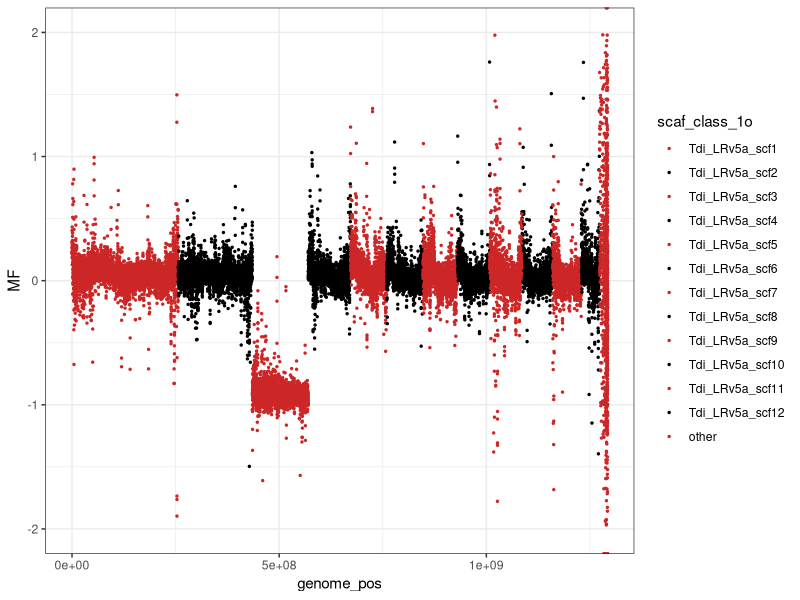
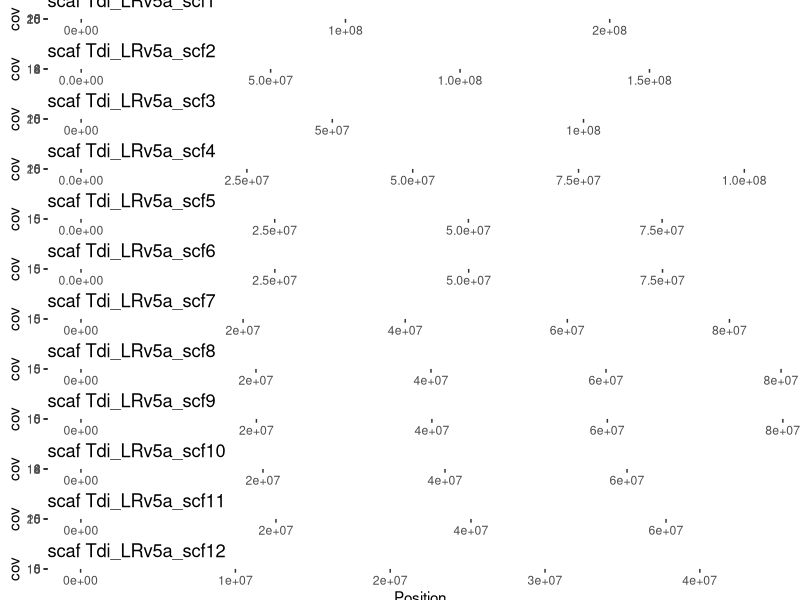
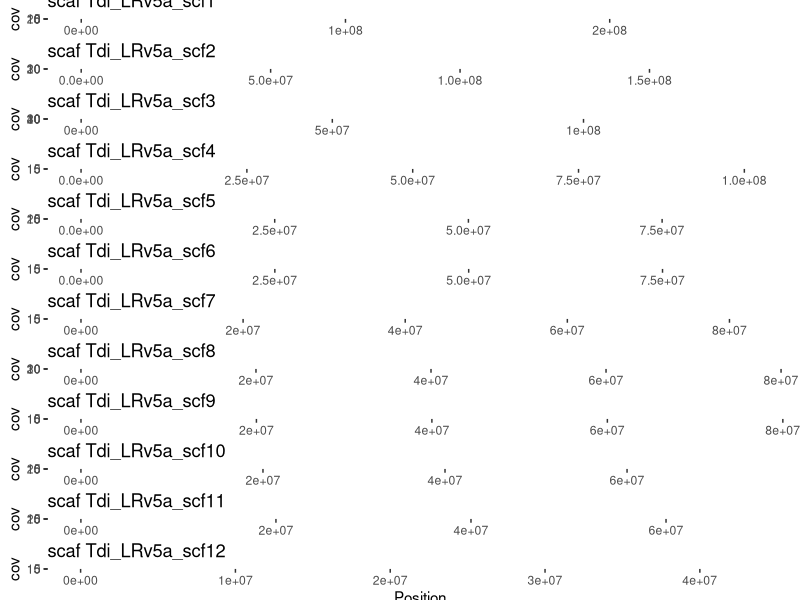
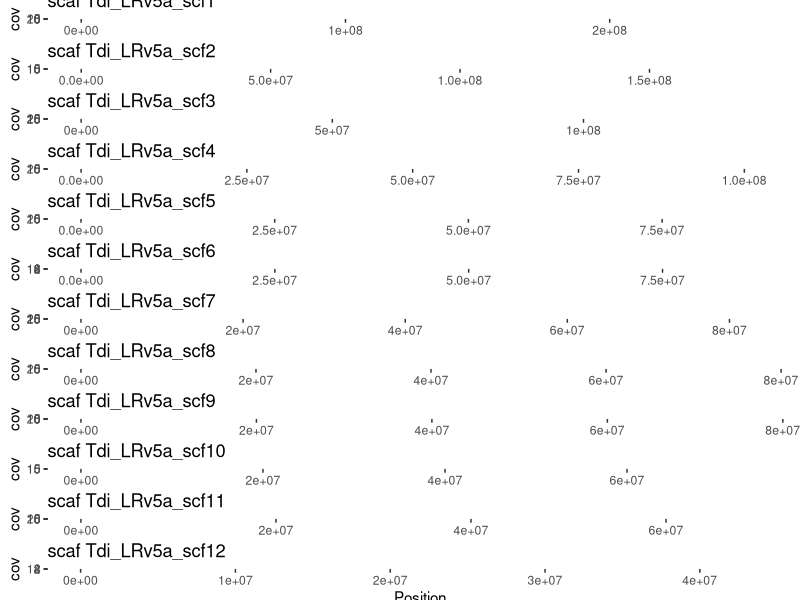
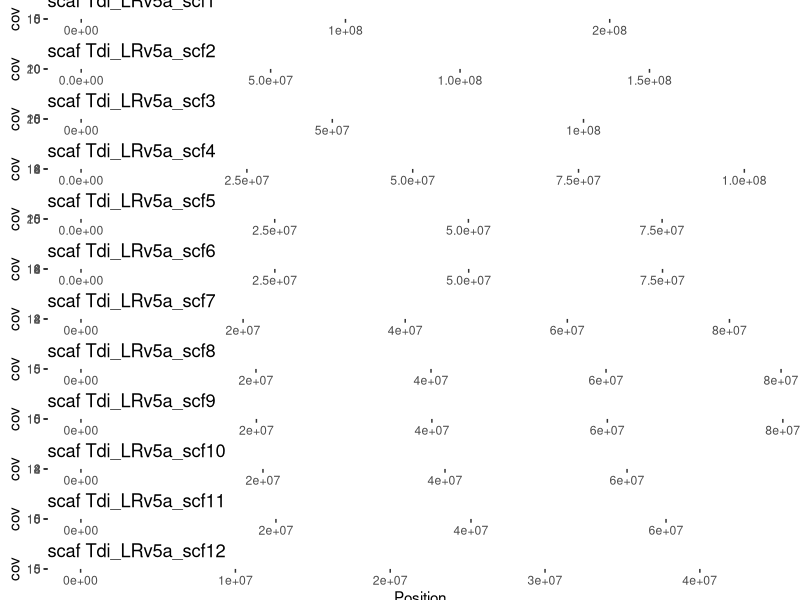
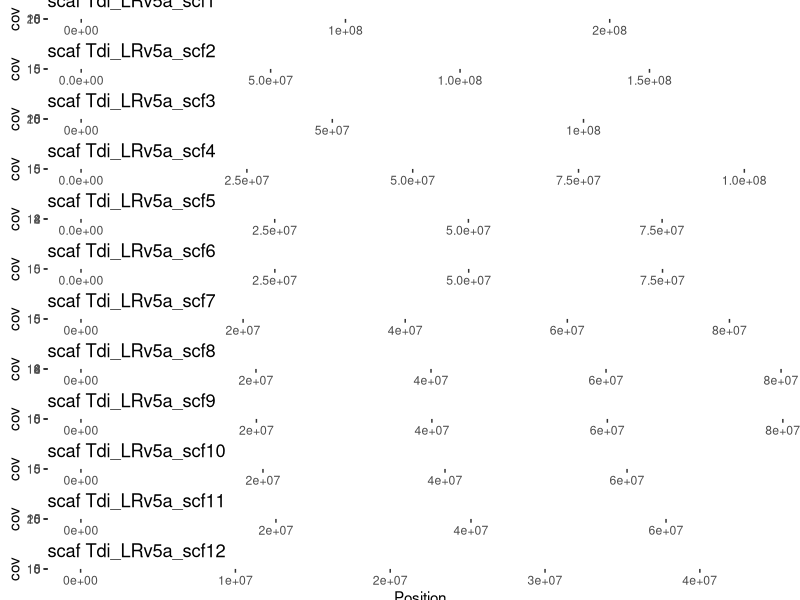
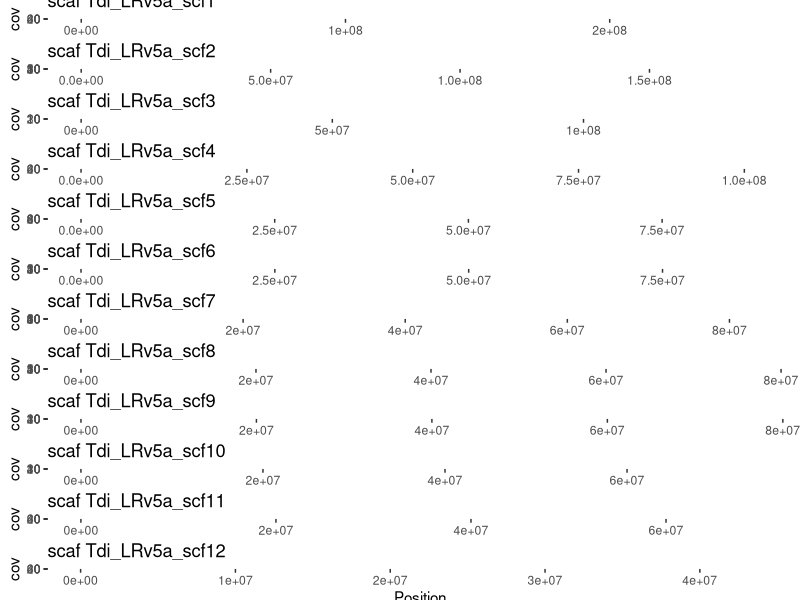
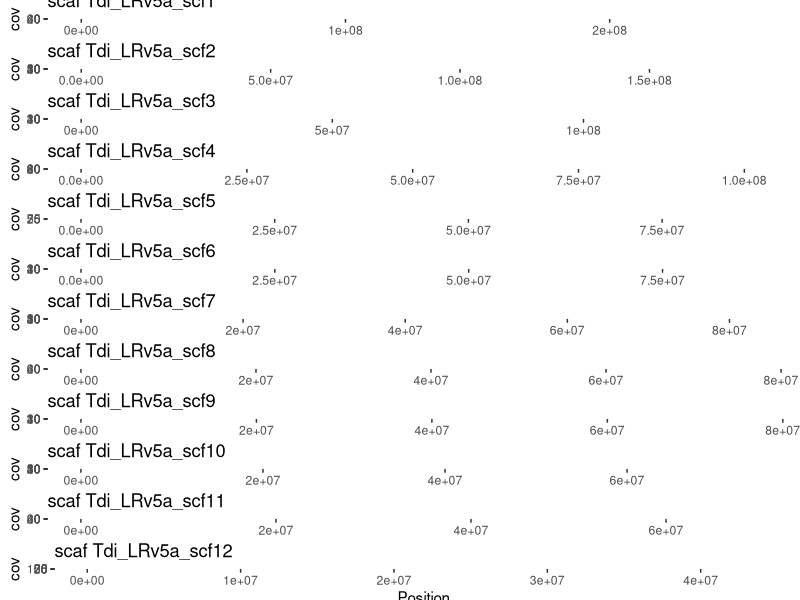

Recreate these plots in R, in order.
library(ggplot2)
library(cowplot)
library(hash)
library(stringr)
library(modeest)
library(gtools)

##### CODE
### merges df by the first column
merge_df_by_col <- function(match_vec,match_rep_name){
  
  ### so merge requires that the columns NOT to match on have different names or it tries to match on those too
  ### and even if I try to specify by.y and by.x it still doesn't work
  ### so I will bang a prefix on all but the first (matching) column
  ### add first df and replace names
  
  A1 = match_vec[1]
  A1 = eval(parse(text=A1))
  match_coln <- colnames(A1)[1]
  
  new_col_n <- c()
  A1_col <- colnames(A1)
  for(el in A1_col){
    match_pre = match_rep_name[1]
    new_names <- paste(match_pre,el,sep = "")
    new_col_n = c(new_col_n,new_names )
  }
  
  colnames(A1) <- new_col_n
  colnames(A1)[1] <- match_coln
  df_merged <- A1
  
  for(i in 1:(length(match_vec))){
    curr_df_name <- match_vec[i]
    curr_df <- eval(parse(text=curr_df_name))
    match_coln <- colnames(curr_df)[1]
    curr_df_col <- colnames(curr_df)
    new_col_n <- c()
    
    for(el in curr_df_col){
      match_pre = match_rep_name[i]
      new_names <- paste(match_pre,el,sep = "")
      new_col_n = c(new_col_n,new_names )
      #print(new_names)
    }
    colnames(curr_df) <- new_col_n
    colnames(curr_df)[1] <- match_coln
    df_merged = merge(df_merged,curr_df)
  }
  return(df_merged)
}


plot_cov_along_chr <- function(df, chr_want){
  df_chr <- subset(df, df$scaf_name == chr_want)
  print(head(df_chr))
  
  p1 <- ggplot(df_chr, aes(x=mid_pos , cov)) +
    theme_bw() +
    geom_line() +
    ggtitle(paste("scaf", chr_want)) +
    xlab("Position")
  
  return(p1)	
}

peakfinder <- function(d){
  dh <- hist(d,plot=FALSE, breaks=1000)
  ins <- dh[["counts"]]
  nbins <- length(ins)
  ss <- which(rank(ins)%in%seq(from=nbins,to=nbins)) ## pick the top 3 intensities
  dh[["mids"]][ss]
}

## data Tdi 
### Notes
### good genome. X == Tdi_LRv5a_scf3
### all males look right


setwd("output")
Tdi_F_ReSeq_Di02         <- read.table("Tdi_F_ReSeq_Di02_to_Tdi_LRv5a_mtDNAv350_pe_BWA_mapqfilt_30aDRra_cov_window_100000.txt", sep = "\t", header = T)
Tdi_F_ReSeq_Di02$mid_pos <-  (Tdi_F_ReSeq_Di02$end + Tdi_F_ReSeq_Di02$start) / 2
Tdi_F_ReSeq_Di04         <- read.table("Tdi_F_ReSeq_Di04_to_Tdi_LRv5a_mtDNAv350_pe_BWA_mapqfilt_30aDRra_cov_window_100000.txt", sep = "\t", header = T)
Tdi_F_ReSeq_Di04$mid_pos <-  (Tdi_F_ReSeq_Di04$end + Tdi_F_ReSeq_Di04$start) / 2
Tdi_F_ReSeq_Di06         <- read.table("Tdi_F_ReSeq_Di06_to_Tdi_LRv5a_mtDNAv350_pe_BWA_mapqfilt_30aDRra_cov_window_100000.txt", sep = "\t", header = T)
Tdi_F_ReSeq_Di06$mid_pos <-  (Tdi_F_ReSeq_Di06$end + Tdi_F_ReSeq_Di06$start) / 2
Tdi_F_ReSeq_Di08         <- read.table("Tdi_F_ReSeq_Di08_to_Tdi_LRv5a_mtDNAv350_pe_BWA_mapqfilt_30aDRra_cov_window_100000.txt", sep = "\t", header = T)
Tdi_F_ReSeq_Di08$mid_pos <-  (Tdi_F_ReSeq_Di08$end + Tdi_F_ReSeq_Di08$start) / 2
Tdi_F_ReSeq_Di10         <- read.table("Tdi_F_ReSeq_Di10_to_Tdi_LRv5a_mtDNAv350_pe_BWA_mapqfilt_30aDRra_cov_window_100000.txt", sep = "\t", header = T)
Tdi_F_ReSeq_Di10$mid_pos <-  (Tdi_F_ReSeq_Di10$end + Tdi_F_ReSeq_Di10$start) / 2

Tdi_M_18_3997         <- read.table("Tdi_M_18-3997_to_Tdi_LRv5a_mtDNAv350_pe_BWA_mapqfilt_30aDRra_cov_window_100000.txt", sep = "\t", header = T)
Tdi_M_18_3997$mid_pos <-  (Tdi_M_18_3997$end + Tdi_M_18_3997$start) / 2
Tdi_M_18_3998         <- read.table("Tdi_M_18-3998_to_Tdi_LRv5a_mtDNAv350_pe_BWA_mapqfilt_30aDRra_cov_window_100000.txt", sep = "\t", header = T)
Tdi_M_18_3998$mid_pos <-  (Tdi_M_18_3998$end + Tdi_M_18_3998$start) / 2

### add some info
Tdi_F_ReSeq_Di02$samp_name <- rep("Di02", length(Tdi_F_ReSeq_Di02[,1]))
Tdi_F_ReSeq_Di04$samp_name <- rep("Di04", length(Tdi_F_ReSeq_Di04[,1]))
Tdi_F_ReSeq_Di06$samp_name <- rep("Di06", length(Tdi_F_ReSeq_Di06[,1]))
Tdi_F_ReSeq_Di08$samp_name <- rep("Di08", length(Tdi_F_ReSeq_Di08[,1]))
Tdi_F_ReSeq_Di10$samp_name <- rep("Di10", length(Tdi_F_ReSeq_Di10[,1]))
Tdi_M_18_3997$samp_name    <- rep("18_3997", length(Tdi_M_18_3997[,1]))
Tdi_M_18_3998$samp_name    <- rep("18_3998", length(Tdi_M_18_3998[,1]))

Tdi_F_ReSeq_Di02$sex <- rep("F", length(Tdi_F_ReSeq_Di02[,1]))
Tdi_F_ReSeq_Di04$sex <- rep("F", length(Tdi_F_ReSeq_Di04[,1]))
Tdi_F_ReSeq_Di06$sex <- rep("F", length(Tdi_F_ReSeq_Di06[,1]))
Tdi_F_ReSeq_Di08$sex <- rep("F", length(Tdi_F_ReSeq_Di08[,1]))
Tdi_F_ReSeq_Di10$sex <- rep("F", length(Tdi_F_ReSeq_Di10[,1]))
Tdi_M_18_3997$sex    <- rep("M", length(Tdi_M_18_3997[,1]))
Tdi_M_18_3998$sex    <- rep("M", length(Tdi_M_18_3998[,1]))


#############################################################################################
### chr lens

Tdi_chr_lens <- aggregate(end~scaf_name, Tdi_F_ReSeq_Di02, FUN=max)
head(Tdi_chr_lens[order(Tdi_chr_lens$end,decreasing=T),], n = 20)
### big drop after 12


plot_all_chr_Tdi <- function(df){
  out_plota <- plot_grid(
    plot_cov_along_chr(df, "Tdi_LRv5a_scf1"),
    plot_cov_along_chr(df, "Tdi_LRv5a_scf2"),
    plot_cov_along_chr(df, "Tdi_LRv5a_scf3"),
    plot_cov_along_chr(df, "Tdi_LRv5a_scf4"),
    plot_cov_along_chr(df, "Tdi_LRv5a_scf5"),
    plot_cov_along_chr(df, "Tdi_LRv5a_scf6"),
    plot_cov_along_chr(df, "Tdi_LRv5a_scf7"),
    plot_cov_along_chr(df, "Tdi_LRv5a_scf8"),
    plot_cov_along_chr(df, "Tdi_LRv5a_scf9"),
    plot_cov_along_chr(df, "Tdi_LRv5a_scf10"),
    plot_cov_along_chr(df, "Tdi_LRv5a_scf11"),
    plot_cov_along_chr(df, "Tdi_LRv5a_scf12"), ncol = 1)
  
  return(out_plota)
  
}

png(filename = "Tdi_F_ReSeq_Di02_to_Tdi_LRv5a_mtDNAv350_pe_BWA_mapqfilt_30aDRra_cov_100000_window.png", width = 20, height = 20, units = "in", bg = "white", res = 300)
plot_all_chr_Tdi(Tdi_F_ReSeq_Di02)
dev.off()
getwd() ## where has my plot gone....

png(filename = "Tdi_F_ReSeq_Di04_to_Tdi_LRv5a_mtDNAv350_pe_BWA_mapqfilt_30aDRra_cov_100000_window.png", width = 20, height = 20, units = "in", bg = "white", res = 300)
plot_all_chr_Tdi(Tdi_F_ReSeq_Di04)
dev.off()
getwd() ## where has my plot gone....

png(filename = "Tdi_F_ReSeq_Di06_to_Tdi_LRv5a_mtDNAv350_pe_BWA_mapqfilt_30aDRra_cov_100000_window.png", width = 20, height = 20, units = "in", bg = "white", res = 300)
plot_all_chr_Tdi(Tdi_F_ReSeq_Di06)
dev.off()
getwd() ## where has my plot gone....

png(filename = "Tdi_F_ReSeq_Di08_to_Tdi_LRv5a_mtDNAv350_pe_BWA_mapqfilt_30aDRra_cov_100000_window.png", width = 20, height = 20, units = "in", bg = "white", res = 300)
plot_all_chr_Tdi(Tdi_F_ReSeq_Di08)
dev.off()
getwd() ## where has my plot gone....

png(filename = "Tdi_F_ReSeq_Di10_to_Tdi_LRv5a_mtDNAv350_pe_BWA_mapqfilt_30aDRra_cov_100000_window.png", width = 20, height = 20, units = "in", bg = "white", res = 300)
plot_all_chr_Tdi(Tdi_F_ReSeq_Di10)
dev.off()
getwd() ## where has my plot gone....

png(filename = "Tdi_M_18_3997_to_Tdi_LRv5a_mtDNAv350_pe_BWA_mapqfilt_30aDRra_cov_100000_window.png", width = 20, height = 20, units = "in", bg = "white", res = 300)
plot_all_chr_Tdi(Tdi_M_18_3997 )
dev.off()
getwd() ## where has my plot gone....

png(filename = "Tdi_M_18_3998_to_Tdi_LRv5a_mtDNAv350_pe_BWA_mapqfilt_30aDRra_cov_100000_window.png", width = 20, height = 20, units = "in", bg = "white", res = 300)
plot_all_chr_Tdi(Tdi_M_18_3998 )
dev.off()
getwd() ## where has my plot gone....



##### median cov window

want_scafs_Tdi <- c(
  "Tdi_LRv5a_scf1",
  "Tdi_LRv5a_scf2",
  "Tdi_LRv5a_scf3",
  "Tdi_LRv5a_scf4",
  "Tdi_LRv5a_scf5",
  "Tdi_LRv5a_scf6",
  "Tdi_LRv5a_scf7",
  "Tdi_LRv5a_scf8",
  "Tdi_LRv5a_scf9",
  "Tdi_LRv5a_scf10",
  "Tdi_LRv5a_scf11",
  "Tdi_LRv5a_scf12")




Tdi_F_ReSeq_Di02_ws     <- Tdi_F_ReSeq_Di02[Tdi_F_ReSeq_Di02$scaf_name %in% want_scafs_Tdi,]
Tdi_F_ReSeq_Di02_ws_med <- aggregate(Tdi_F_ReSeq_Di02_ws$cov, list(Tdi_F_ReSeq_Di02_ws$scaf_name), FUN=median)
colnames(Tdi_F_ReSeq_Di02_ws_med) <- c("scaf", "Tdi_F_ReSeq_Di02_med_window_cov")
Tdi_F_ReSeq_Di04_ws     <- Tdi_F_ReSeq_Di04[Tdi_F_ReSeq_Di04$scaf_name %in% want_scafs_Tdi,]
Tdi_F_ReSeq_Di04_ws_med <- aggregate(Tdi_F_ReSeq_Di04_ws$cov, list(Tdi_F_ReSeq_Di04_ws$scaf_name), FUN=median)
colnames(Tdi_F_ReSeq_Di04_ws_med) <- c("scaf", "Tdi_F_ReSeq_Di04_med_window_cov")
Tdi_F_ReSeq_Di06_ws     <- Tdi_F_ReSeq_Di06[Tdi_F_ReSeq_Di06$scaf_name %in% want_scafs_Tdi,]
Tdi_F_ReSeq_Di06_ws_med <- aggregate(Tdi_F_ReSeq_Di06_ws$cov, list(Tdi_F_ReSeq_Di06_ws$scaf_name), FUN=median)
colnames(Tdi_F_ReSeq_Di06_ws_med) <- c("scaf", "Tdi_F_ReSeq_Di06_med_window_cov")
Tdi_F_ReSeq_Di08_ws     <- Tdi_F_ReSeq_Di08[Tdi_F_ReSeq_Di08$scaf_name %in% want_scafs_Tdi,]
Tdi_F_ReSeq_Di08_ws_med <- aggregate(Tdi_F_ReSeq_Di08_ws$cov, list(Tdi_F_ReSeq_Di08_ws$scaf_name), FUN=median)
colnames(Tdi_F_ReSeq_Di08_ws_med) <- c("scaf", "Tdi_F_ReSeq_Di08_med_window_cov")
Tdi_F_ReSeq_Di10_ws     <- Tdi_F_ReSeq_Di10[Tdi_F_ReSeq_Di10$scaf_name %in% want_scafs_Tdi,]
Tdi_F_ReSeq_Di10_ws_med <- aggregate(Tdi_F_ReSeq_Di10_ws$cov, list(Tdi_F_ReSeq_Di10_ws$scaf_name), FUN=median)
colnames(Tdi_F_ReSeq_Di10_ws_med) <- c("scaf", "Tdi_F_ReSeq_Di10_med_window_cov")
Tdi_M_18_3997_ws     <- Tdi_M_18_3997[Tdi_M_18_3997$scaf_name %in% want_scafs_Tdi,]
Tdi_M_18_3997_ws_med <- aggregate(Tdi_M_18_3997_ws$cov, list(Tdi_M_18_3997_ws$scaf_name), FUN=median)
colnames(Tdi_M_18_3997_ws_med) <- c("scaf", "Tdi_M_18_3997_med_window_cov")
Tdi_M_18_3998_ws     <- Tdi_M_18_3998[Tdi_M_18_3998$scaf_name %in% want_scafs_Tdi,]
Tdi_M_18_3998_ws_med <- aggregate(Tdi_M_18_3998_ws$cov, list(Tdi_M_18_3998_ws$scaf_name), FUN=median)
colnames(Tdi_M_18_3998_ws_med) <- c("scaf", "Tdi_M_18_3998_med_window_cov")

match_dfs <- c("Tdi_F_ReSeq_Di02_ws_med", "Tdi_F_ReSeq_Di04_ws_med", "Tdi_F_ReSeq_Di06_ws_med", "Tdi_F_ReSeq_Di08_ws_med", "Tdi_F_ReSeq_Di10_ws_med", "Tdi_M_18_3997_ws_med", "Tdi_M_18_3998_ws_med")
match_name <- c("","", "", "", "", "", "")
Tdi_LRv5a_med_window_cov <- merge_df_by_col(match_dfs,match_name)
write.csv(Tdi_LRv5a_med_window_cov, "Tdi_LRv5a_med_window_cov.csv")




###############################################################################
### male vs female cov

#############################################################################
### get norm cov

norm_cov <- function(df){
  modal_cov <- mlv(df$cov, method = "shorth")
  df$cov_n <- df$cov / modal_cov
  return(df)
}

Tdi_F_ReSeq_Di02 <- norm_cov(Tdi_F_ReSeq_Di02)
Tdi_F_ReSeq_Di04 <- norm_cov(Tdi_F_ReSeq_Di04)
Tdi_F_ReSeq_Di06 <- norm_cov(Tdi_F_ReSeq_Di06)
Tdi_F_ReSeq_Di08 <- norm_cov(Tdi_F_ReSeq_Di08)
Tdi_F_ReSeq_Di10 <- norm_cov(Tdi_F_ReSeq_Di10)
Tdi_M_18_3997    <- norm_cov(Tdi_M_18_3997)
Tdi_M_18_3998    <- norm_cov(Tdi_M_18_3998)
Tdi_all_norm     <- rbind(Tdi_F_ReSeq_Di02, Tdi_F_ReSeq_Di04, Tdi_F_ReSeq_Di06, Tdi_F_ReSeq_Di08, Tdi_F_ReSeq_Di10, Tdi_F_ReSeq_Di02, Tdi_M_18_3997, Tdi_M_18_3998)

head(Tdi_all_norm)
tail(Tdi_all_norm)



plot_MF_cov_all <- function(df, chr_want){
  df_chr <- subset(df, df$scaf_name == chr_want)
  print(head(df_chr))
  ggplot(df_chr, aes(x=mid_pos, cov_n, col = samp_name)) +
    theme_bw() +
    geom_line(alpha=0.5) +
    ggtitle(paste("scaf", chr_want)) + 
    #scale_colour_manual(values=c("royalblue2", "red3")) +
    xlab("Position") + ylim(0,3)
}

plot_MF_cov_all_smooth <- function(df, chr_want){
  df_chr <- subset(df, df$scaf_name == chr_want)
  print(head(df_chr))
  p1 <- ggplot(df_chr, aes(x=mid_pos, cov_n, col = samp_name)) +
    theme_bw() +
    geom_smooth(method="auto", se=FALSE, fullrange=FALSE, level=0.95) +
    ggtitle(paste("scaf", chr_want)) + 
    #scale_colour_manual(values=c("royalblue2", "red3")) +
    xlab("Position")
  
  p2 <- p1 + theme(legend.position="none")
  
  outlist = list("p2" = p2, "p1" = p1)
  return(outlist)	
  
}

png(filename = "All_to_Tdi_LRv5a_mtDNAv350_pe_BWA_mapqfilt_30aDRra_cov_100000_window.png", width = 20, height = 40, units = "in", bg = "white", res = 300)
plot_grid(
  plot_MF_cov_all(Tdi_all_norm, "Tdi_LRv5a_scf1"),
  plot_MF_cov_all(Tdi_all_norm, "Tdi_LRv5a_scf2"),
  plot_MF_cov_all(Tdi_all_norm, "Tdi_LRv5a_scf3"), 
  plot_MF_cov_all(Tdi_all_norm, "Tdi_LRv5a_scf4"), 
  plot_MF_cov_all(Tdi_all_norm, "Tdi_LRv5a_scf5"), 
  plot_MF_cov_all(Tdi_all_norm, "Tdi_LRv5a_scf6"), 
  plot_MF_cov_all(Tdi_all_norm, "Tdi_LRv5a_scf7"), 
  plot_MF_cov_all(Tdi_all_norm, "Tdi_LRv5a_scf8"), 
  plot_MF_cov_all(Tdi_all_norm, "Tdi_LRv5a_scf9"), 
  plot_MF_cov_all(Tdi_all_norm, "Tdi_LRv5a_scf10"), 
  plot_MF_cov_all(Tdi_all_norm, "Tdi_LRv5a_scf11"), 
  plot_MF_cov_all(Tdi_all_norm, "Tdi_LRv5a_scf12"), 
  ncol = 1)
dev.off()
getwd() ## where has my plot gone....

plot_MF_cov_all_Tdimfcolour <- function(df, chr_want){
  df_chr <- subset(df, df$scaf_name == chr_want)
  print(head(df_chr))
  ggplot(df_chr, aes(x=mid_pos, cov_n, col = samp_name)) +
    theme_bw() +
    geom_line(alpha=0.5) +
    ggtitle(paste("scaf", chr_want)) + 
    scale_colour_manual(values=c("royalblue1", "royalblue2", "red1", "red2", "red3", "red4", "pink1")) +
    xlab("Position") + ylim(0,3)
}


png(filename = "All_to_Tdi_LRv5a_mtDNAv350_pe_BWA_mapqfilt_30aDRra_cov_100000_window_mfcolour.png", width = 20, height = 40, units = "in", bg = "white", res = 300)
plot_grid(
  plot_MF_cov_all_Tdimfcolour(Tdi_all_norm, "Tdi_LRv5a_scf1"),
  plot_MF_cov_all_Tdimfcolour(Tdi_all_norm, "Tdi_LRv5a_scf2"),
  plot_MF_cov_all_Tdimfcolour(Tdi_all_norm, "Tdi_LRv5a_scf3"), 
  plot_MF_cov_all_Tdimfcolour(Tdi_all_norm, "Tdi_LRv5a_scf4"), 
  plot_MF_cov_all_Tdimfcolour(Tdi_all_norm, "Tdi_LRv5a_scf5"), 
  plot_MF_cov_all_Tdimfcolour(Tdi_all_norm, "Tdi_LRv5a_scf6"), 
  plot_MF_cov_all_Tdimfcolour(Tdi_all_norm, "Tdi_LRv5a_scf7"), 
  plot_MF_cov_all_Tdimfcolour(Tdi_all_norm, "Tdi_LRv5a_scf8"), 
  plot_MF_cov_all_Tdimfcolour(Tdi_all_norm, "Tdi_LRv5a_scf9"), 
  plot_MF_cov_all_Tdimfcolour(Tdi_all_norm, "Tdi_LRv5a_scf10"), 
  plot_MF_cov_all_Tdimfcolour(Tdi_all_norm, "Tdi_LRv5a_scf11"), 
  plot_MF_cov_all_Tdimfcolour(Tdi_all_norm, "Tdi_LRv5a_scf12"), 
  ncol = 1)
dev.off()
getwd() ## where has my plot gone....



### scaf cov window plot

cov_plot_hist_Tdi <- function(df, max_cov) {
  df1 <- df
  samp = deparse(substitute(df))
  print(samp)
  p1 <- ggplot(df1) +
    theme_bw() +
    geom_line(data=subset(df1,scaf_name == "Tdi_LRv5a_scf1"),     aes(cov, color="Tdi_LRv5a_scf1"), size = 1, stat="density") +
    geom_line(data=subset(df1,scaf_name == "Tdi_LRv5a_scf2"),     aes(cov, color="Tdi_LRv5a_scf2"), size = 1, stat="density") +
    geom_line(data=subset(df1,scaf_name == "Tdi_LRv5a_scf3"),     aes(cov, color="Tdi_LRv5a_scf3"), size = 1, stat="density") +
    geom_line(data=subset(df1,scaf_name == "Tdi_LRv5a_scf4"),     aes(cov, color="Tdi_LRv5a_scf4"), size = 1, stat="density") +
    geom_line(data=subset(df1,scaf_name == "Tdi_LRv5a_scf5"),     aes(cov, color="Tdi_LRv5a_scf5"), size = 1, stat="density") +
    geom_line(data=subset(df1,scaf_name == "Tdi_LRv5a_scf6"),     aes(cov, color="Tdi_LRv5a_scf6"), size = 1, stat="density") +
    geom_line(data=subset(df1,scaf_name == "Tdi_LRv5a_scf7"),     aes(cov, color="Tdi_LRv5a_scf7"), size = 1, stat="density") +
    geom_line(data=subset(df1,scaf_name == "Tdi_LRv5a_scf8"),     aes(cov, color="Tdi_LRv5a_scf8"), size = 1, stat="density") +
    geom_line(data=subset(df1,scaf_name == "Tdi_LRv5a_scf9"),     aes(cov, color="Tdi_LRv5a_scf9"), size = 1, stat="density") +
    geom_line(data=subset(df1,scaf_name == "Tdi_LRv5a_scf10"),    aes(cov, color="Tdi_LRv5a_scf10"), size = 1, stat="density") +
    geom_line(data=subset(df1,scaf_name == "Tdi_LRv5a_scf11"),    aes(cov, color="Tdi_LRv5a_scf11"), size = 1, stat="density") +
    geom_line(data=subset(df1,scaf_name == "Tdi_LRv5a_scf12"),    aes(cov, color="Tdi_LRv5a_scf12"), size = 1, stat="density") +
    scale_color_manual(name = "Scaf", values = c("Tdi_LRv5a_scf1" = "#1B9E77",
                                                 "Tdi_LRv5a_scf2" = "#D95F02",
                                                 "Tdi_LRv5a_scf3" = "red3",
                                                 "Tdi_LRv5a_scf4" = "#A6761D",
                                                 "Tdi_LRv5a_scf5" = "yellow2",
                                                 "Tdi_LRv5a_scf6" = "#666666",
                                                 "Tdi_LRv5a_scf7" = "lightblue",
                                                 "Tdi_LRv5a_scf8" = "royalblue2",
                                                 "Tdi_LRv5a_scf9" = "darkorchid",
                                                 "Tdi_LRv5a_scf10" = "#7570B3",
                                                 "Tdi_LRv5a_scf11" = "black",
                                                 "Tdi_LRv5a_scf12" = "grey33")) + 
    
    xlim(c(0, max_cov)) + 
    ggtitle(samp) +
    xlab("Coverage") 
  
  p2 <- p1 + theme(legend.position="none")
  
  outlist = list("p2" = p2, "p1" = p1)
  return(outlist)	
}


Tdi_legend_sep <- cowplot::get_legend(cov_plot_hist_Tdi(Tdi_M_18_3997, 80)$p1)

Tdi_cov_plot <- plot_grid(
  cov_plot_hist_Tdi(Tdi_F_ReSeq_Di02, 30)$p2,
  cov_plot_hist_Tdi(Tdi_F_ReSeq_Di04, 30)$p2,
  cov_plot_hist_Tdi(Tdi_F_ReSeq_Di06, 30)$p2,
  cov_plot_hist_Tdi(Tdi_F_ReSeq_Di08, 30)$p2,
  cov_plot_hist_Tdi(Tdi_F_ReSeq_Di10, 30)$p2,
  cov_plot_hist_Tdi(Tdi_M_18_3997, 80)$p2,
  cov_plot_hist_Tdi(Tdi_M_18_3998, 80)$p2,
  ncol = 2)


png(filename = "Tdi_cov_plot.png", width  = 12, height = 15, units = "in", bg = "white", res = 300)
plot_grid(Tdi_cov_plot, Tdi_legend_sep, rel_widths  = c(1, 0.5))
dev.off()
getwd() ## where has my plot gone....?



################################################################################################################
#### class windows X A


Tdi_all_norm_c <- as.data.frame(cbind(Tdi_F_ReSeq_Di02$scaf_name, Tdi_F_ReSeq_Di02$start, Tdi_F_ReSeq_Di02$end, Tdi_F_ReSeq_Di02$mid_pos, 
                                      Tdi_F_ReSeq_Di02$cov_n, Tdi_F_ReSeq_Di04$cov_n, Tdi_F_ReSeq_Di06$cov_n, Tdi_F_ReSeq_Di08$cov_n, Tdi_F_ReSeq_Di10$cov_n, Tdi_M_18_3997$cov_n, Tdi_M_18_3998$cov_n))
colnames(Tdi_all_norm_c) <- c("scaf_name", "start", "end", "mid_pos", "Tdi_F_ReSeq_Di02_cov_n", "Tdi_F_ReSeq_Di04_cov_n", "Tdi_F_ReSeq_Di06_cov_n", "Tdi_F_ReSeq_Di08_cov_n", "Tdi_F_ReSeq_Di10_cov_n", "Tdi_M_18_3997_cov_n", "Tdi_M_18_3998_cov_n")

Tdi_all_norm_c$start <- as.numeric(Tdi_all_norm_c$start )
Tdi_all_norm_c$end   <- as.numeric(Tdi_all_norm_c$end )
Tdi_all_norm_c$mid_pos <- as.numeric(Tdi_all_norm_c$mid_pos)
Tdi_all_norm_c$Tdi_F_ReSeq_Di02_cov_n <- as.numeric(Tdi_all_norm_c$Tdi_F_ReSeq_Di02_cov_n)
Tdi_all_norm_c$Tdi_F_ReSeq_Di04_cov_n <- as.numeric(Tdi_all_norm_c$Tdi_F_ReSeq_Di04_cov_n)
Tdi_all_norm_c$Tdi_F_ReSeq_Di06_cov_n <- as.numeric(Tdi_all_norm_c$Tdi_F_ReSeq_Di06_cov_n)
Tdi_all_norm_c$Tdi_F_ReSeq_Di08_cov_n <- as.numeric(Tdi_all_norm_c$Tdi_F_ReSeq_Di08_cov_n)
Tdi_all_norm_c$Tdi_F_ReSeq_Di10_cov_n <- as.numeric(Tdi_all_norm_c$Tdi_F_ReSeq_Di10_cov_n)
Tdi_all_norm_c$Tdi_M_18_3997_cov_n    <- as.numeric(Tdi_all_norm_c$Tdi_M_18_3997_cov_n)
Tdi_all_norm_c$Tdi_M_18_3998_cov_n    <- as.numeric(Tdi_all_norm_c$Tdi_M_18_3998_cov_n)

Tdi_all_norm_c$female_cov_n = 
  (Tdi_all_norm_c$Tdi_F_ReSeq_Di02_cov_n +
  Tdi_all_norm_c$Tdi_F_ReSeq_Di04_cov_n +
  Tdi_all_norm_c$Tdi_F_ReSeq_Di06_cov_n +
  Tdi_all_norm_c$Tdi_F_ReSeq_Di08_cov_n +
  Tdi_all_norm_c$Tdi_F_ReSeq_Di10_cov_n) / 5
  
Tdi_all_norm_c$male_cov_n = 
  (Tdi_all_norm_c$Tdi_M_18_3997_cov_n + Tdi_all_norm_c$Tdi_M_18_3998_cov_n) / 2

Tdi_all_norm_c$MF <- log2(Tdi_all_norm_c$male_cov_n / Tdi_all_norm_c$female_cov_n)

Tdi_all_norm_c_cut <- subset(Tdi_all_norm_c, Tdi_all_norm_c$MF < -0.5) 
Tdi_Sex_chr_peak <- peakfinder(Tdi_all_norm_c_cut$MF)
Tdi_Auto_peak    <- peakfinder(Tdi_all_norm_c$MF)

Tdi_Sex_chr_peak
Tdi_Auto_peak    


Tdi_all_norm_c$XA_s <- ifelse(Tdi_all_norm_c$MF < Tdi_Sex_chr_peak + 0.1 & Tdi_all_norm_c$MF > Tdi_Sex_chr_peak - 0.1, "X", "A")
Tdi_all_norm_c$XA_l <- ifelse(Tdi_all_norm_c$MF < Tdi_Auto_peak - 0.5, "X", "A")

write.csv(Tdi_all_norm_c, "Tdi_all_norm_c_windows_100000.csv", row.names=FALSE)

png(filename = "Tdi_all_norm_c_windows_100000_hist.png", width = 7, height = 7, units = "in", bg = "white", res = 300)
hist(Tdi_all_norm_c$MF, breaks = 400, xlim = c(-2,2))
abline(v=Tdi_Sex_chr_peak, col='red', lwd=1)
abline(v=Tdi_Auto_peak, col='blue', lwd=1)
dev.off()
getwd() ## where has my plot gone....

###########################################################################################################################################################
##### plot MF by scaf dotplot


### need to get offset first

Tdi_chr_lens_s <- Tdi_chr_lens[gtools::mixedorder(Tdi_chr_lens$scaf_name), ]
head(Tdi_chr_lens_s)

offset_v <- c(0)
c_total <- 0
for(i in seq(1, length(Tdi_chr_lens_s[,1]) -1)){
  c_len <- Tdi_chr_lens_s[i,]$end
  print(c_len)
  c_total <- c_total + c_len
  offset_v <- c(offset_v, c_total)
  
}

Tdi_chr_lens_s$offset <- offset_v

## add to dict

Tdi_offset_dict <- hash()
for(i in seq(1:length(Tdi_chr_lens_s[,1]))){
  chr_n <- Tdi_chr_lens_s$scaf_name[i]
  offset_n <- Tdi_chr_lens_s$offset[i]
  Tdi_offset_dict [[chr_n]] <-  offset_n
}

## add to cov data
Tdi_chr_offset <- c()
for(i in seq(1:length(Tdi_all_norm_c[,1]))){
  scaf_n <- Tdi_all_norm_c$scaf_name[i]
  off_n <- Tdi_offset_dict[[scaf_n]]
  #### returns a NULL if key not found. Turn into NA
  if(length(off_n) == 0){
    off_n = NA
  }
  print(i)
  print(scaf_n)
  print(off_n)
  Tdi_chr_offset <- c(Tdi_chr_offset, off_n)
}

Tdi_all_norm_c <- cbind(Tdi_all_norm_c, Tdi_chr_offset)
Tdi_all_norm_c$genome_pos <- Tdi_all_norm_c$mid_pos + Tdi_all_norm_c$Tdi_chr_offset

Tdi_all_norm_c$scaf_class_1 <- ifelse(Tdi_all_norm_c$scaf_name == "Tdi_LRv5a_scf1", Tdi_all_norm_c$scaf_name,
                                      ifelse(Tdi_all_norm_c$scaf_name == "Tdi_LRv5a_scf2", Tdi_all_norm_c$scaf_name,
                                             ifelse(Tdi_all_norm_c$scaf_name == "Tdi_LRv5a_scf3", Tdi_all_norm_c$scaf_name,
                                                    ifelse(Tdi_all_norm_c$scaf_name == "Tdi_LRv5a_scf4", Tdi_all_norm_c$scaf_name,
                                                           ifelse(Tdi_all_norm_c$scaf_name == "Tdi_LRv5a_scf5", Tdi_all_norm_c$scaf_name,
                                                                  ifelse(Tdi_all_norm_c$scaf_name == "Tdi_LRv5a_scf6", Tdi_all_norm_c$scaf_name,
                                                                         ifelse(Tdi_all_norm_c$scaf_name == "Tdi_LRv5a_scf7", Tdi_all_norm_c$scaf_name,
                                                                                ifelse(Tdi_all_norm_c$scaf_name == "Tdi_LRv5a_scf8", Tdi_all_norm_c$scaf_name,
                                                                                       ifelse(Tdi_all_norm_c$scaf_name == "Tdi_LRv5a_scf9", Tdi_all_norm_c$scaf_name,
                                                                                              ifelse(Tdi_all_norm_c$scaf_name == "Tdi_LRv5a_scf10", Tdi_all_norm_c$scaf_name,
                                                                                                     ifelse(Tdi_all_norm_c$scaf_name == "Tdi_LRv5a_scf11", Tdi_all_norm_c$scaf_name,
                                                                                                            ifelse(Tdi_all_norm_c$scaf_name == "Tdi_LRv5a_scf12", Tdi_all_norm_c$scaf_name,"other"))))))))))))

Tdi_all_norm_c$scaf_class_1o <- ordered(Tdi_all_norm_c$scaf_class_1, levels= c("Tdi_LRv5a_scf1", "Tdi_LRv5a_scf2", "Tdi_LRv5a_scf3", "Tdi_LRv5a_scf4", "Tdi_LRv5a_scf5", "Tdi_LRv5a_scf6", "Tdi_LRv5a_scf7", "Tdi_LRv5a_scf8", "Tdi_LRv5a_scf9", "Tdi_LRv5a_scf10","Tdi_LRv5a_scf11", "Tdi_LRv5a_scf12", "other"))


head(Tdi_all_norm_c)
tail(Tdi_all_norm_c)


## all
ggplot(Tdi_all_norm_c, aes(x=genome_pos, MF, col = scaf_class_1o))  + geom_point(size = 0.5) + 
  theme_bw() +
  scale_color_manual(values=c("firebrick3", "black", "firebrick3","black","firebrick3","black","firebrick3","black","firebrick3","black","firebrick3","black", "firebrick3")) + ##### alter colors manually
  ylim(c(-2, 2))

## drop 'other'


Tdi_all_norm_c_LGs <- subset(Tdi_all_norm_c, Tdi_all_norm_c$scaf_class_1 != "other")



png(filename = "Tdi_cov_dotplot_LGs.png", width  = 12, height = 7, units = "in", bg = "white", res = 300)
plot_grid(Tdi_cov_plot, Tdi_legend_sep, rel_widths  = c(1, 0.5))
ggplot(Tdi_all_norm_c_LGs, aes(x=genome_pos, MF, col = scaf_class_1o))  + geom_point(size = 0.5) + 
  theme_bw() +
  scale_color_manual(values=c("firebrick3", "black", "firebrick3","black","firebrick3","black","firebrick3","black","firebrick3","black","firebrick3","black", "firebrick3")) + ##### alter colors manually
  ylim(c(-2, 2)) + ylab("log2(male:female coverage)") + xlab("Genome position (bp)") + theme(legend.position = "none")
dev.off()
getwd() ## where has my plot gone....?
